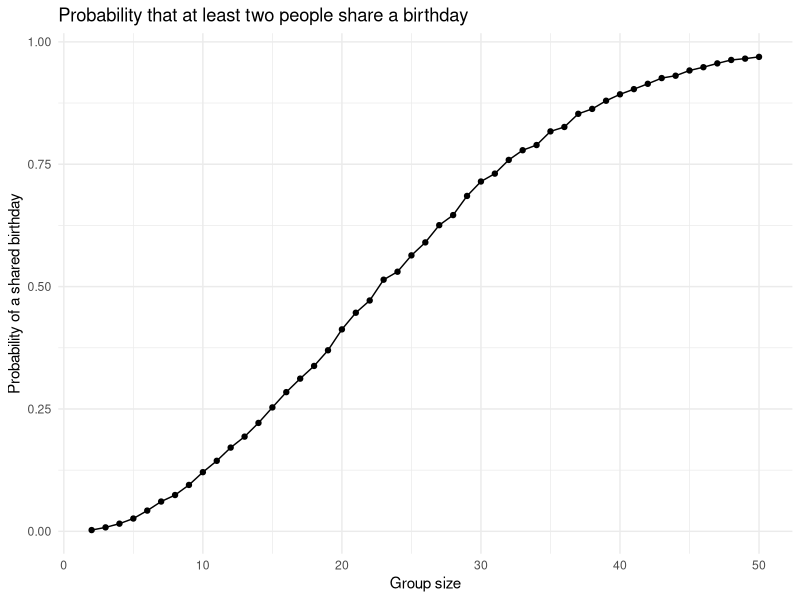

Source code (R): (Note: this script raises an error after producing the figure.)
## ---- chunk 1
library(tidyverse)

knitr::opts_chunk$set(
  fig.width = 6,
  fig.asp = .6,
  out.width = "90%"
)

theme_set(theme_minimal() + theme(legend.position = "bottom"))

options(
  ggplot2.continuous.colour = "viridis",
  ggplot2.continuous.fill = "viridis"
)

scale_colour_discrete = scale_colour_viridis_d
scale_fill_discrete = scale_fill_viridis_d
## ---- chunk 2
birthday_repeated = function(n_room) {

  birthdays = sample(1:365, size = n_room, replace = TRUE)

  repeated_bday = length(unique(birthdays)) < n_room

  repeated_bday

}
## ---- chunk 3
birthday_repeated(10)
## ---- chunk 4
birthday_results_df =
  expand_grid(
    number_of_people = 2:50,
    iter = 1:10000
  ) |>
  mutate(
    repeated = map_lgl(number_of_people, birthday_repeated)
  ) |>
  group_by(number_of_people) |>
  summarize(prob_of_repeat = mean(repeated))
## ---- chunk 5
birthday_results_df |>
  ggplot(aes(x = number_of_people, y = prob_of_repeat)) +
  geom_point() +
  geom_line() +
  labs(
    title = "Probability that at least two people share a birthday",
    x = "Group size",
    y = "Probability of a shared birthday"
  )
## ---- chunk 6
first_over_half =
  birthday_results_df |>
  filter(prob_of_repeat > 0.5) |>
  pull(number_of_people) |>
  min()

prob_23 =
  birthday_results_df |>
  filter(number_of_people == 23) |>
  pull(prob_of_repeat)

prob_50 =
  birthday_results_df |>
  filter(number_of_people == 50) |>
  pull(prob_of_repeat)
## ---- chunk 7
study_df = 
  tibble(
    files = list.files("data/"),
    path = str_c("data/", files)
  ) |> 
  mutate(data = map(path, read_csv, show_col_types = FALSE)) |> 
  unnest(data) |> 
  mutate(files = str_remove(files, ".csv")) |> 
  separate(files, into = c("arm", "subject_id"), sep = "_") |> 
  mutate(
    arm = case_match(
      arm, 
      "con" ~ "control", 
      "exp" ~ "experimental"
    )
  ) |> 
  pivot_longer(
    week_1:week_8,
    names_to = "week",
    names_prefix = "week_",
    values_to = "observation"
  ) |> 
  mutate(week = as.numeric(week)) |> 
  select(arm, subject_id, week, observation)

study_df
## ---- chunk 8
study_df |>
  ggplot(aes(x = week, y = observation, group = str_c(arm, subject_id), color = arm)) +
  geom_line() +
  geom_point(alpha = .5) +
  scale_color_viridis_d((end = 0.9)) +
  labs(
    title = "Observations on each subject over time",
    x = "Week",
    y = "Observation",
    color = "Arm"
  )
## ---- chunk 9
arm_means_df = 
  study_df |> 
  filter(week %in% c(1, 8)) |> 
  group_by(arm, week) |> 
  summarize(mean_obs = mean(observation), .groups = "drop")

con_wk1 = arm_means_df |> 
  filter(arm == "control", week == 1) |>
  pull(mean_obs)

con_wk8 = arm_means_df |> 
  filter(arm == "control", week == 8) |> 
  pull(mean_obs)

exp_wk1 = arm_means_df |> 
  filter(arm == "experimental", week == 1) |> 
  pull(mean_obs)

exp_wk8 = arm_means_df |> 
  filter(arm == "experimental", week == 8) |> 
  pull(mean_obs)
